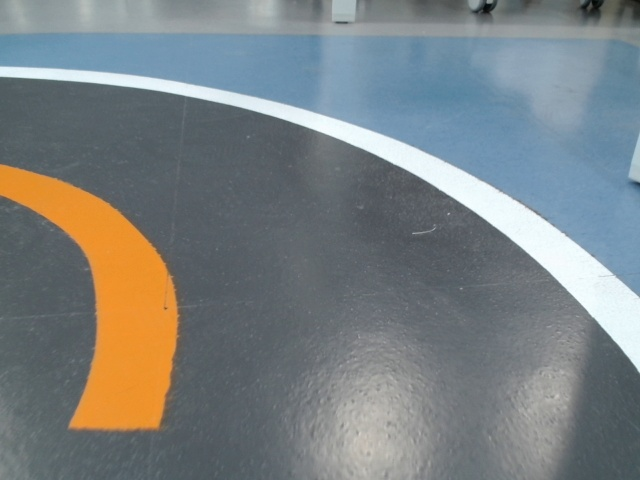
#> input picture RCcar_image/photo_2024-12-14_04-39-29-300.jpg, 640 x 480 px, found by its file name; its folder holds only this picture in this run
$ python image_process.py
#> lines starting #> are read from the running program, lines starting #| are printed output that depends on the picture
import cv2
import os

# 入力フォルダと出力フォルダの設定
input_folder = r"C:\Users\USER\Desktop\RCcar_image"

output_folder = r"C:\Users\USER\Desktop\processed_images"

# 出力フォルダを作成（存在しない場合）
if not os.path.exists(output_folder):
    os.makedirs(output_folder)

# ファイル処理を小分けにして実行
count = 0
for filename in os.listdir(input_folder):
    img_path = os.path.join(input_folder, filename)
    print(f"\n--- Checking file: {filename} ---")
    print(f"Full Path: {img_path}")

    # 画像ファイルかどうか確認
    if filename.lower().endswith(('.jpg', '.jpeg', '.png', '.bmp', '.tiff')):
        print("This is a valid image file.")

        # 画像読み込み
        img = cv2.imread(img_path)
#> img is the input picture: shape (480, 640, 3); mean B, G, R 129.8, 128.8, 122.9
        if img is not None:
            print(f"Image loaded successfully! Shape: {img.shape}")
#| Image loaded successfully! Shape: (480, 640, 3)

            # グレースケール変換とリサイズ
            gray_img = cv2.cvtColor(img, cv2.COLOR_BGR2GRAY)
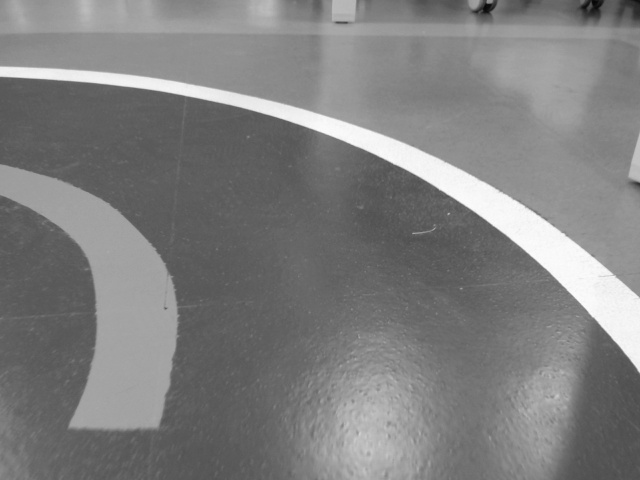
#> gray_img: shape (480, 640); min 4, max 253, mean 127.2
            resized_img = cv2.resize(gray_img, (200, 66))
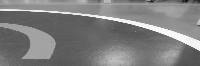
#> resized_img: shape (66, 200); min 9, max 252, mean 127.1
            print("Image processed: Converted to grayscale and resized.")

            # 出力パスを確認
            output_path = os.path.join(output_folder, f"processed_{filename}")
            print(f"Saving to: {output_path}")

            # 画像保存確認
            success = cv2.imwrite(output_path, resized_img)
            if success:
                print(f"Saved successfully to: {output_path}")
            else:
                print(f"Failed to save image to: {output_path}")

            count += 1
            if count >= 5:  # 最初の5個だけ処理して確認
                print("\nProcessed 5 files, stopping.")
                break
        else:
            print("Failed to load image! Check the file format or file integrity.")
    else:
        print("Skipped: Not a valid image file.")

print("\n--- 画像処理が完了しました ---")

$ run again, on RCcar_image/photo_2024-12-14_21-26-47-579.jpg
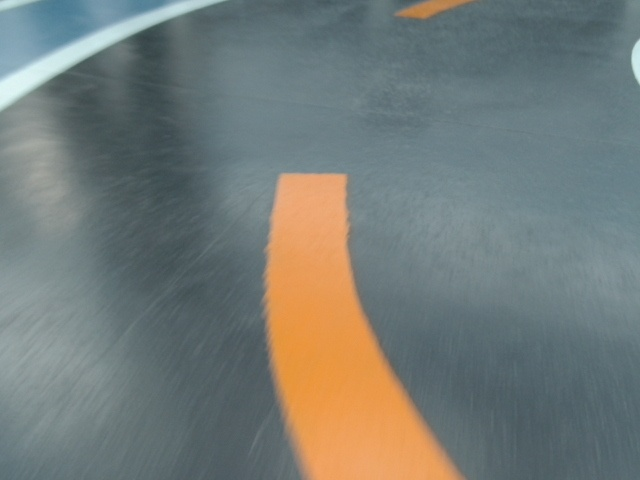
#> input picture RCcar_image/photo_2024-12-14_21-26-47-579.jpg, 640 x 480 px, found by its file name
#> img is the input picture: shape (480, 640, 3); mean B, G, R 119.7, 123.2, 116.3
#| Image loaded successfully! Shape: (480, 640, 3)
#> `gray_img = cv2.cvtColor(img, cv2.COLOR_BGR2GRAY)`:
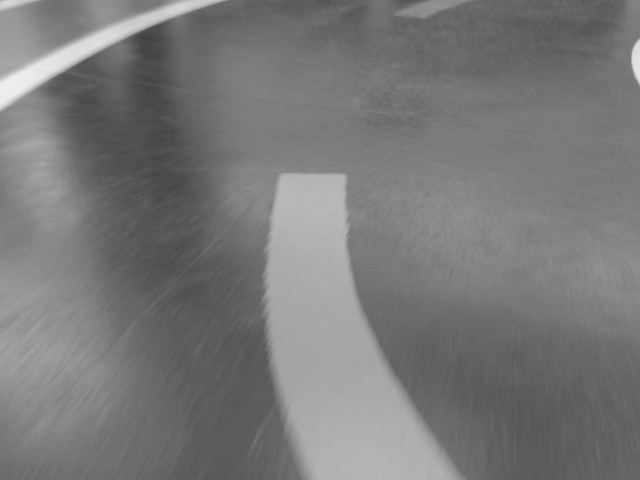
#> gray_img: shape (480, 640); min 62, max 239, mean 120.7
#> `resized_img = cv2.resize(gray_img, (200, 66))`:
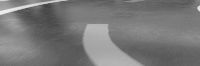
#> resized_img: shape (66, 200); min 64, max 238, mean 120.6

$ run again, on RCcar_image/photo_2024-12-14_21-27-53-965.jpg
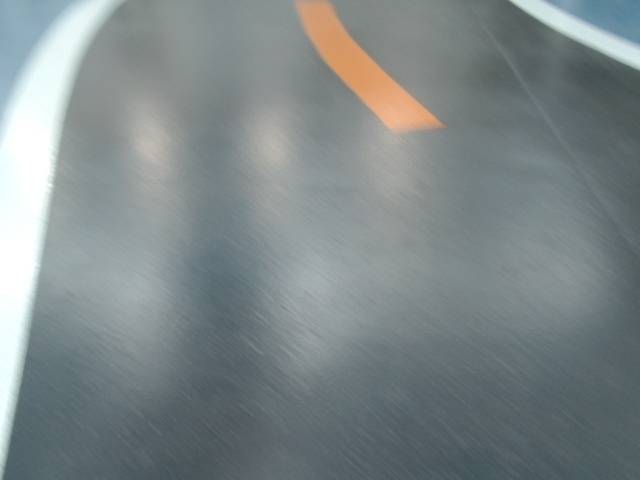
#> input picture RCcar_image/photo_2024-12-14_21-27-53-965.jpg, 640 x 480 px, found by its file name
#> img is the input picture: shape (480, 640, 3); mean B, G, R 137, 135.8, 126.2
#| Image loaded successfully! Shape: (480, 640, 3)
#> `gray_img = cv2.cvtColor(img, cv2.COLOR_BGR2GRAY)`:
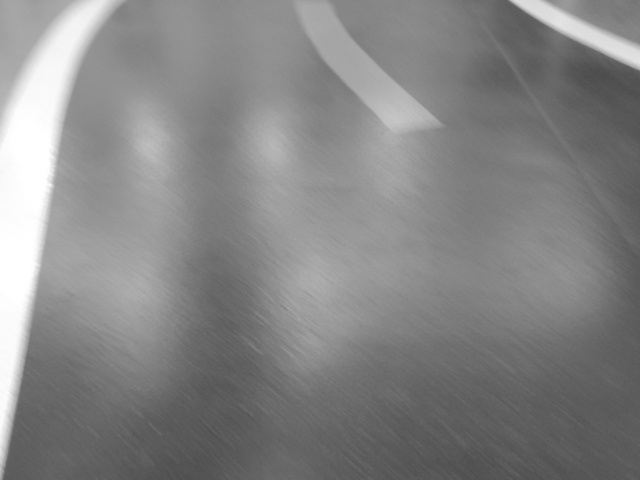
#> gray_img: shape (480, 640); min 75, max 255, mean 133.1
#> `resized_img = cv2.resize(gray_img, (200, 66))`:
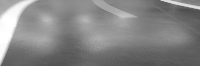
#> resized_img: shape (66, 200); min 77, max 255, mean 133

$ run again, on RCcar_image/photo_2024-12-14_21-35-30-889.jpg
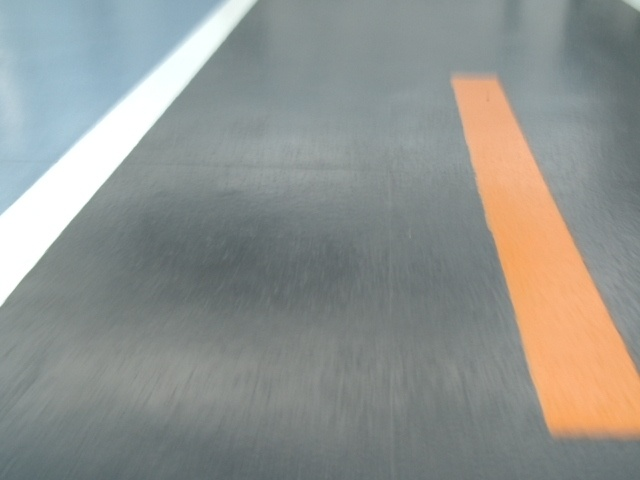
#> input picture RCcar_image/photo_2024-12-14_21-35-30-889.jpg, 640 x 480 px, found by its file name
#> img is the input picture: shape (480, 640, 3); mean B, G, R 143.5, 147.5, 144.8
#| Image loaded successfully! Shape: (480, 640, 3)
#> `gray_img = cv2.cvtColor(img, cv2.COLOR_BGR2GRAY)`:
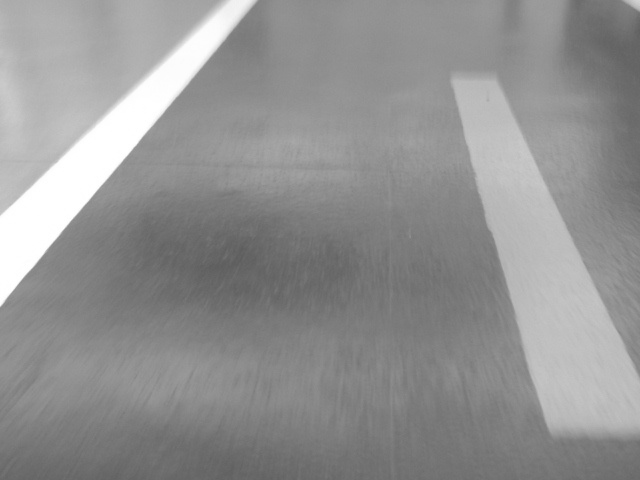
#> gray_img: shape (480, 640); min 93, max 255, mean 146.2
#> `resized_img = cv2.resize(gray_img, (200, 66))`:
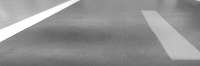
#> resized_img: shape (66, 200); min 94, max 255, mean 146.1

$ run again, on RCcar_image/photo_2024-12-14_21-07-40-305.jpg
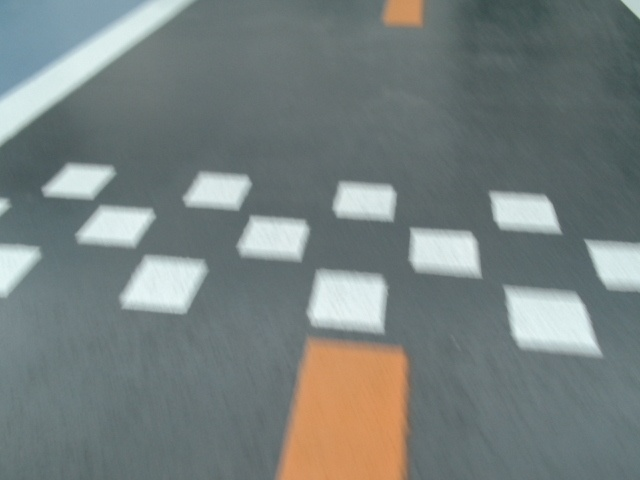
#> input picture RCcar_image/photo_2024-12-14_21-07-40-305.jpg, 640 x 480 px, found by its file name
#> img is the input picture: shape (480, 640, 3); mean B, G, R 126, 127.4, 118.1
#| Image loaded successfully! Shape: (480, 640, 3)
#> `gray_img = cv2.cvtColor(img, cv2.COLOR_BGR2GRAY)`:
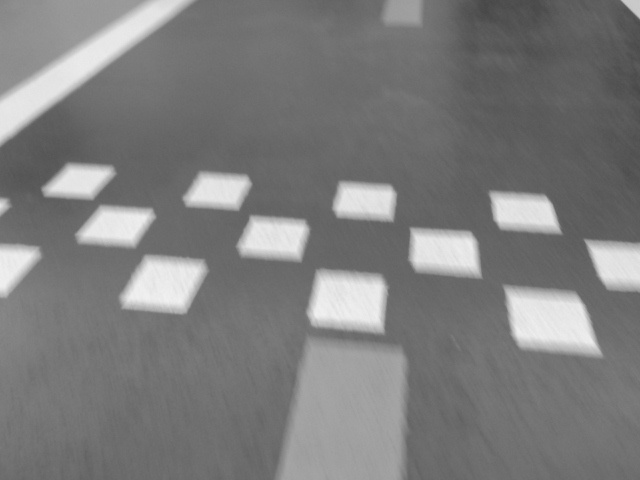
#> gray_img: shape (480, 640); min 71, max 241, mean 124.4
#> `resized_img = cv2.resize(gray_img, (200, 66))`:
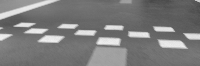
#> resized_img: shape (66, 200); min 73, max 240, mean 124.3
